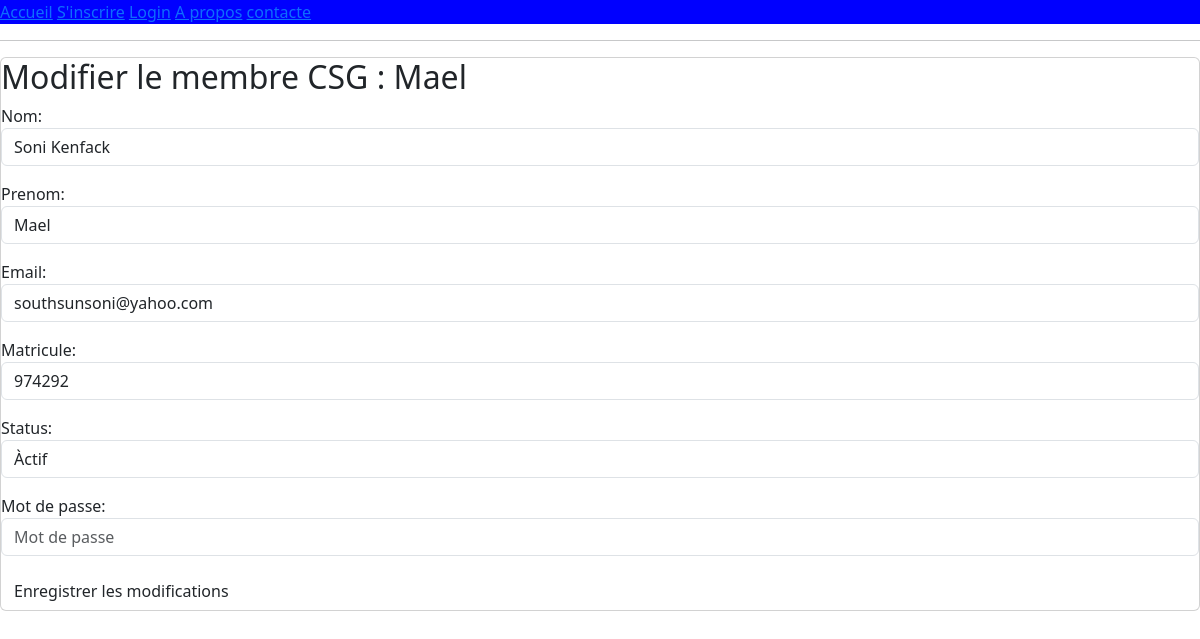
The app's page /modifier/17/ with its own data.
### members/models.py (models this page shows, shortened)
class Membre(models.Model):
    user = models.OneToOneField(User,on_delete=models.CASCADE, null=True, blank=True)
    STATUS_ACTIVITE=[
        ('actif', 'Àctif'),
        ('inactif', 'Inactif'),
        ('en_probation', 'En probation'),
        ('default', ''),
    ]
    nom = models.CharField(max_length=100)
    prenom = models.CharField(max_length=100)
    email = models.EmailField(unique=False)
    matricule= models.CharField(max_length=6,unique=True)
    status= models.CharField(max_length=20,choices=STATUS_ACTIVITE, default='default')
    cotisation = models.DecimalField(max_digits=10, decimal_places=2, default=0.00)

### members/views.py (the view)
# urls.py: path('modifier/<int:membre_id>/', views.modifier_membre, name='modifier_membre'),
def modifier_membre(request, membre_id):
    membre = get_object_or_404(Membre, id=membre_id)
    if request.method == 'POST':
        form = MembreForm(request.POST, instance=membre)
        if form.is_valid():
            form.save()
            return redirect('liste_membres')
    else:
        form = MembreForm(instance=membre)
    return render(request, 'members/modifier_membre.html', {'form': form, 'membre': membre})

### members/forms.py
class MembreForm(forms.ModelForm):
    password = forms.CharField(
        widget=forms.PasswordInput(attrs={'class': 'form-control', 'placeholder': 'Mot de passe'}),
        label="Mot de passe"
    )
    class Meta:
        model = Membre
        fields = ['nom', 'prenom', 'email', 'matricule', 'status']
        widgets = {
            'nom': forms.TextInput(attrs={'class': 'form-control', 'placeholder': 'Nom'}),
            'prenom': forms.TextInput(attrs={'class': 'form-control', 'placeholder': 'Prénom'}),
            'email': forms.EmailInput(attrs={'class': 'form-control', 'placeholder': 'Email'}),
            'matricule': forms.TextInput(attrs={'class': 'form-control', 'placeholder': 'Matricule'}),
            'status': forms.Select(attrs={'class': 'form-control'}),
        }

### members/templates/members/modifier_membre.html (shortened to what this page needs)
{% extends 'members/accueil.html' %}
{% block content %}
<div class="card">
    <h2>Modifier le membre CSG : {{ membre.prenom }}</h2>
    <form method="post">
        {{ form.as_p }}
        <button type="submit" class="btn">Enregistrer les modifications</button>
    </form>
</div>
 {% endblock %}

### records on screen
Membre: prenom "Mael", nom "Soni Kenfack", email "southsunsoni@yahoo.com", matricule "974292", status "Àctif"
